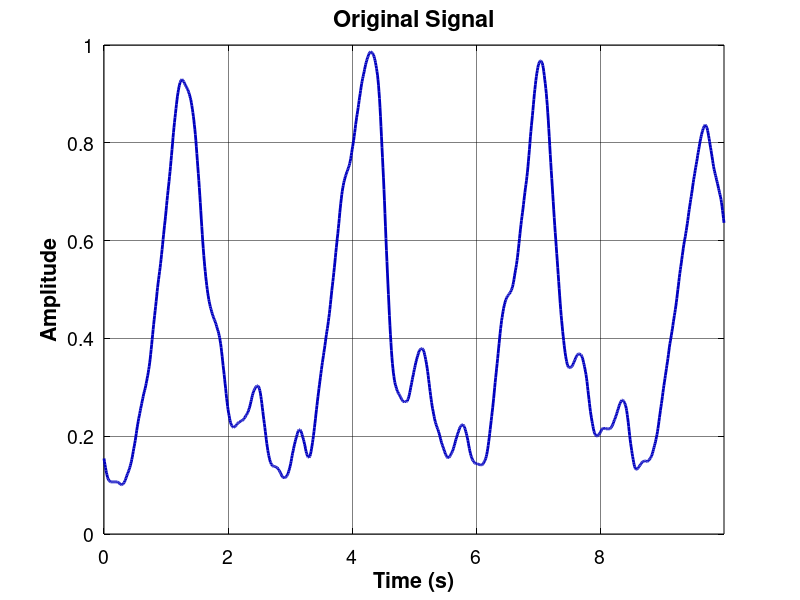
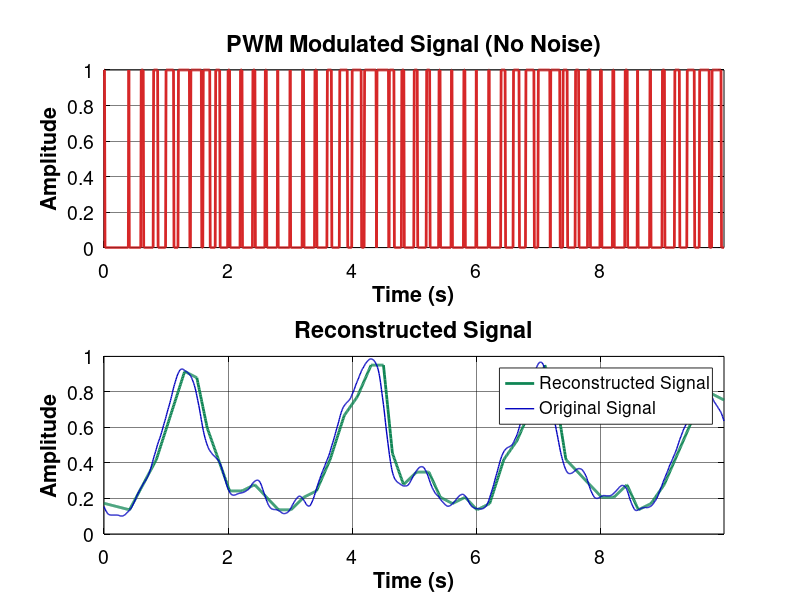

Recreate these plots in MATLAB, in order.
%%%%%%%%%%%%%%%%%%%%%%%%%%%%%%%%%%%%%%%%%%%%%%%%%%%%%%%%%%%%%%%%
%                   Illustrating Simulation 8-7:               %
%                PWM Modulation for Biomedical Signal          %
%                                                              %
%        Book : Analog & Digital Communication Systems         %
%                   By: Dr.Farnaz Ghassemi                     %
%                     Chapter 9-Section                        %
%                                                              %
%   Version.3:             04/02/27---Dr.Ghassemi              %
%   Version.2:             03/09/03---Dr.Ghassemi              %
%   Version.1:             96/06/30---Dr.Ghassemi              %
%%%%%%%%%%%%%%%%%%%%%%%%%%%%%%%%%%%%%%%%%%%%%%%%%%%%%%%%%%%%%%%%
%%---------------------------------------------------------------
close all;
clear;
clc;
colors=[0,0,0;                       %1-Black
        0,0,0.75;                    %2-Blue
        214/255,39/255,40/255;       %3-Red
        15/255,133/255,84/255;       %4-Green
        118/255,78/255,159/255;      %5-Purple
        225/255,124/255,5/255;       %6-Orange
        56/255,166/255,165/255;      %7-Light Blue
        204/255,80/255,62/255;       %8-Light Red
        115/255,175/255,72/255;      %9-Light Green
        237/255,173/255,8/255;       %10-Light Orange
        148/255,52/255,110/255;      %11-Light Purple
        70/255,0,114/255;            %12-Dark Blue
        0,0.5,0.25                   %13-Green
        ];
grayColor = [0.5, 0.5, 0.5];
marks={'-';'--';':';'-.'};

% Set Text Font
set(0, 'DefaultTextFontName', 'Helvetica', 'DefaultTextFontSize', 18, 'DefaultTextFontWeight', 'bold', 'DefaultTextColor', 'black');

% Set default properties for titles, labels, and axes
set(groot, 'DefaultAxesFontName', 'Helvetica'); % Default font for axes
set(groot, 'DefaultAxesFontSize', 12); % Default font size for axes
set(groot, 'DefaultAxesTitleFontWeight', 'bold'); % Default title weight (optional)

% Set default properties for title font specifically
set(groot, 'DefaultAxesTitleFontSizeMultiplier', 1.2); % Adjust title font size relative to axes font size
set(groot, 'DefaultTextFontName', 'Helvetica'); % Default font for text objects

% Set default properties for all axes
set(groot, 'DefaultAxesFontSize', 14); % Set font size for all axes' tick labels
set(groot, 'DefaultAxesFontName', 'Helvetica'); % Set font for all axes' tick labels
%set(groot, 'DefaultAxesFontWeight', 'bold'); % Set font weight for all axes' tick labels
set(groot, 'DefaultAxesXColor', 'black'); % Set X-axis color
set(groot, 'DefaultAxesYColor', 'black'); % Set Y-axis color

% Set default properties for axes
set(groot, 'DefaultAxesGridLineStyle', '-'); % Default grid line style
set(groot, 'DefaultAxesGridColor', [0 0 0]); % Default grid color (black)
set(groot, 'DefaultAxesGridAlpha', 0.5); % Default grid opacity (fully opaque)
set(groot, 'DefaultAxesLineWidth', 0.5); % Default axes line width (affects grid lines too)

% Box Style for Axe
set(groot, 'DefaultAxesBox', 'on'); % Default: 'on' means axes have a box
%%---------------------------------------------------------------
%% Load signal
load('IP.mat'); 
fs = 125;       % Sampling frequency
IP=IP(1:10*fs);
t = (0:length(IP)-1)/fs;
t1=t;
%% Ask user for PWM rate (sampling of input signal for modulation)
pwm_rate = input('Enter the PWM rate (in samples/sec, e.g., 10): ');
Ts = 1/pwm_rate;
samples_per_symbol = round(fs * Ts);  % Samples per PWM pulse
n_symbols = floor(length(IP) / samples_per_symbol);
IP_sampled = IP(1:n_symbols * samples_per_symbol); % Trim
t = t(1:length(IP_sampled));
% Normalize signal to [0, 1]
IP_norm = (IP - min(IP)) / (max(IP) - min(IP));
%% Ask user whether to add channel noise
add_noise = input('Do you want to add channel noise? (y/n): ', 's');
add_noise = lower(add_noise); % Case insensitive

if add_noise == 'y'
    snr_dB = input('Enter SNR for the channel (in dB, e.g., 20): ');
    noise_enabled = true;
else
    noise_enabled = false;
end

%% Generate PWM signal
pwm_signal = zeros(1, length(IP));
for k = 1:n_symbols
    idx_start = (k-1)*samples_per_symbol + 1;
    idx_end = idx_start + samples_per_symbol - 1;
    pulse_width = round(IP_norm(idx_start) * samples_per_symbol);
    pwm_signal(idx_start : idx_start + pulse_width - 1) = 1;
    pwm_signal(idx_start + pulse_width : idx_end) = 0;
end

%% Optional: Add noise
if noise_enabled
    signal_power = mean(pwm_signal.^2);
    snr_linear = 10^(snr_dB/10);
    noise_power = signal_power / snr_linear;
    noise = sqrt(noise_power) * randn(size(pwm_signal));
    pwm_noisy = pwm_signal + noise;
else
    pwm_noisy = pwm_signal;
end

%% PWM reconstruction
threshold = 0.5;
pwm_bin = pwm_signal > threshold;
% Detect rising and falling edges
edges = diff([0 pwm_bin 0]);
start_indices = find(edges == 1);
end_indices = find(edges == -1);

n_pulses = min(length(start_indices), length(end_indices));
amplitudes = zeros(1, n_pulses);
pulse_times = zeros(1, n_pulses);
max_width = samples_per_symbol;

for i = 1:n_pulses
    width = end_indices(i) - start_indices(i);
    amplitudes(i) = min(width / max_width, 1); % Ensure max=1
    pulse_times(i) = (start_indices(i) + end_indices(i)) / 2 / fs;
end

% Interpolate to match original time
reconstructed = interp1(pulse_times, amplitudes, t, 'linear', 'extrap');
reconstructed = reconstructed * (max(IP) - min(IP)) + min(IP); % Denormalize

%% Plotting
figure;
tlim = [0 t(end)];
plot(t1, IP, 'Color', colors(2,:), 'LineWidth', 2);
title('Original Signal');
xlabel('Time (s)'); ylabel('Amplitude'); grid on;
xlim(tlim);
figure
if noise_enabled
    subplot(3,1,1);
    plot(t1, pwm_signal, 'Color', colors(3,:), 'LineWidth', 2);
    title('PWM Modulated Signal');
    xlabel('Time (s)'); ylabel('Amplitude'); grid on;
    xlim(tlim);
    
    subplot(3,1,2);
    plot(t1, pwm_noisy, 'Color', colors(5,:), 'LineWidth', 2);
    if noise_enabled
        title(['Noisy PWM Signal (SNR = ' num2str(snr_dB) ' dB)']);
    else
        title('PWM Signal (No Noise)');
    end
    xlabel('Time (s)'); ylabel('Amplitude'); grid on;
    xlim(tlim);
    
    subplot(3,1,3);
    plot(t, reconstructed, 'Color', colors(4,:), 'LineWidth', 2);
    hold on
    plot(t1, IP, 'Color', colors(2,:), 'LineWidth', 1.5);
    legend ('Reconstructed Signal','Original Signal');
    title('Reconstructed Signal');
    xlabel('Time (s)'); ylabel('Amplitude'); grid on;
    xlim(tlim);
else
    subplot(2,1,1);
    plot(t1, pwm_signal, 'Color', colors(3,:), 'LineWidth', 2);
    title('PWM Modulated Signal (No Noise)');
    xlabel('Time (s)'); ylabel('Amplitude'); grid on;
    xlim(tlim);
      
    subplot(2,1,2);
    plot(t, reconstructed, 'Color', colors(4,:), 'LineWidth', 2);
    hold on
    plot(t1, IP, 'Color', colors(2,:), 'LineWidth', 1);
    legend ('Reconstructed Signal','Original Signal');
    title('Reconstructed Signal');
    xlabel('Time (s)'); ylabel('Amplitude'); grid on;
    xlim(tlim);
end
